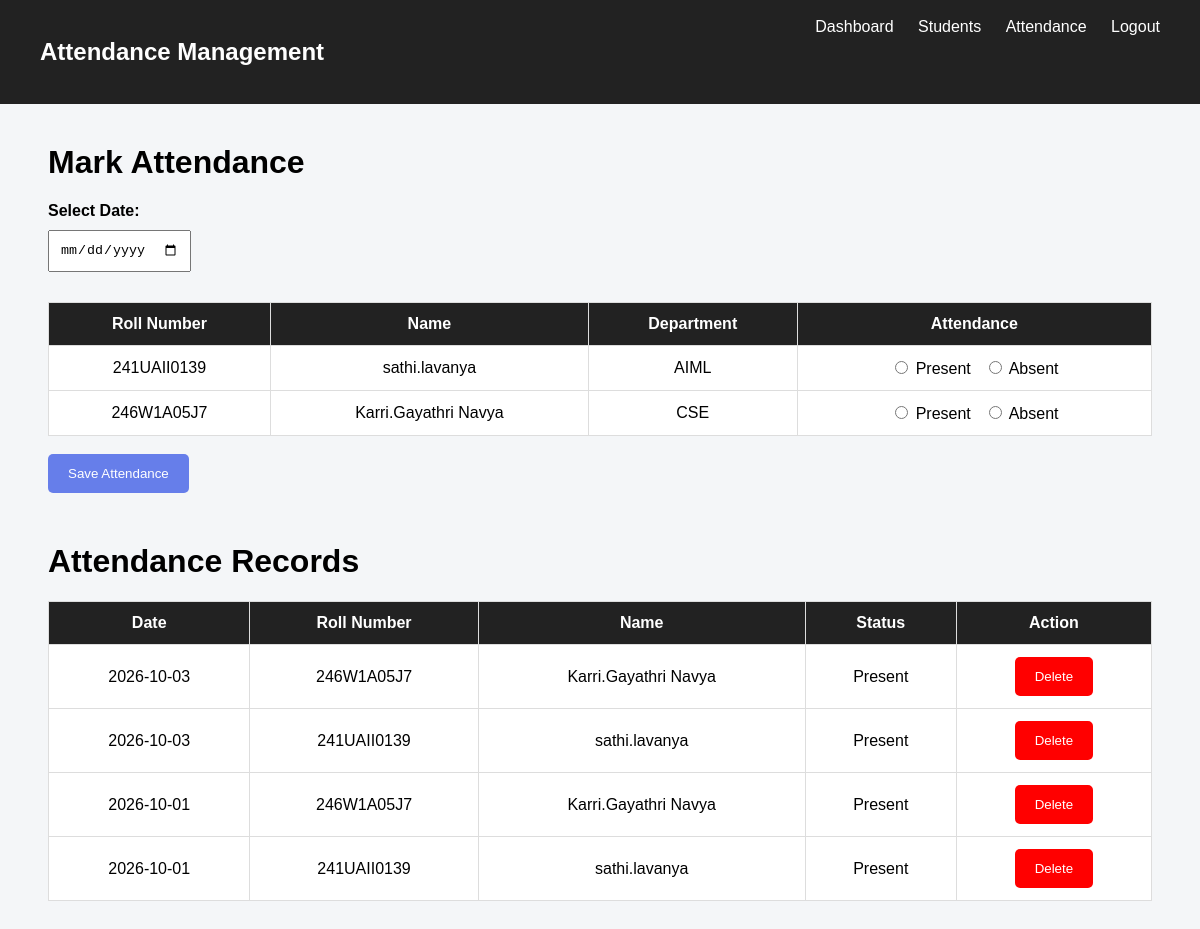
The app's page /attendance (signed in) with its own data.
### tables this page shows
CREATE TABLE students (
            id INTEGER PRIMARY KEY AUTOINCREMENT,
            user_id INTEGER UNIQUE NOT NULL,
            name TEXT NOT NULL,
            roll_number TEXT UNIQUE NOT NULL,
            department TEXT NOT NULL,
            FOREIGN KEY(user_id)
            REFERENCES users(id)
            ON DELETE CASCADE
        );

CREATE TABLE attendance (
            id INTEGER PRIMARY KEY AUTOINCREMENT,
            student_id INTEGER NOT NULL,
            date TEXT NOT NULL,
            status TEXT NOT NULL,
            UNIQUE(student_id, date),
            FOREIGN KEY(student_id)
            REFERENCES students(id)
            ON DELETE CASCADE
        );

### app.py (the view, shortened to what this page needs)
@app.route("/attendance", methods=["GET", "POST"])
def attendance():
    if session.get("role") != "admin":
        return redirect("/")
    conn = get_db()
    students = conn.execute("""
        SELECT *
        FROM students
        ORDER BY roll_number
    """).fetchall()
    records = conn.execute("""
        SELECT
            attendance.id,
            attendance.date,
            attendance.status,
            students.name,
            students.roll_number
        FROM attendance
        JOIN students
        ON attendance.student_id = students.id
        ORDER BY attendance.date DESC
    """).fetchall()
    conn.close()
    return render_template(
        "attendance.html",
        students=students,
        records=records
    )

### app.py (called while the page is built)
def get_db():
    conn = sqlite3.connect(DATABASE)
    conn.row_factory = sqlite3.Row
    conn.execute("PRAGMA foreign_keys = ON")
    return conn

### templates/attendance.html (shortened to what this page needs)
<!DOCTYPE html>
<html>
<head>
</head>
<body>
<nav>
    <h2>Attendance Management</h2>
    <div>
        <a href="/admin_dashboard">Dashboard</a>
        <a href="/students">Students</a>
        <a href="/attendance">Attendance</a>
        <a href="/logout">Logout</a>
    </div>
</nav>
<div class="container">
    <h1>Mark Attendance</h1>
    <form method="POST">
        <label>
            <b>Select Date:</b>
        </label>
        <br>
        <input
            type="date"
            name="date"
            required
        >
        <table>
            <tr>
                <th>Roll Number</th>
                <th>Name</th>
                <th>Department</th>
                <th>Attendance</th>
            </tr>
            {% for student in students %}
            <tr>
                <td>{{ student.roll_number }}</td>
                <td>{{ student.name }}</td>
                <td>{{ student.department }}</td>
                <td>
                    <label>
                        <input
                            type="radio"
                            name="status_{{ student.id }}"
                            value="Present"
                            required
                        >
                        Present
                    </label>
                    <label>
                        <input
                            type="radio"
                            name="status_{{ student.id }}"
                            value="Absent"
                        >
                        Absent
                    </label>
                </td>
            </tr>
            {% endfor %}
        </table>
        <br>
        <button type="submit">
            Save Attendance
        </button>
    </form>
    <h1 style="margin-top:50px;">
        Attendance Records
    </h1>
    <table>
        <tr>
            <th>Date</th>
            <th>Roll Number</th>
            <th>Name</th>
            <th>Status</th>
            <th>Action</th>
        </tr>
        {% for record in records %}
        <tr>
            <td>{{ record.date }}</td>
            <td>{{ record.roll_number }}</td>
            <td>{{ record.name }}</td>
            <td>{{ record.status }}</td>
            <td>
                <form
                    method="POST"
                    action="/delete_attendance/{{ record.id }}"
                    onsubmit="return confirm('Delete this attendance record?');"
                >
                    <button class="delete" type="submit">
                        Delete
                    </button>
                </form>
            </td>
        </tr>
        {% endfor %}
    </table>
</div>
</body>
</html>

### templates/attendance.html (style rules this page uses)
body { margin: 0; font-family: Arial; background: #f4f6f8; }
nav { background: #222; color: white; padding: 18px 40px; display: flex; justify-content: space-between; }
nav a { color: white; text-decoration: none; margin-left: 20px; }
.container { width: 92%; margin: 40px auto; }
input[type="date"] { padding: 10px; margin: 10px 0; }
table { width: 100%; border-collapse: collapse; background: white; margin-top: 20px; }
th, td { padding: 12px; border: 1px solid #ddd; text-align: center; }
th { background: #222; color: white; }
button { padding: 12px 20px; background: #667eea; color: white; border: none; border-radius: 5px; cursor: pointer; }
.delete { background: red; }

### records on screen
students: roll_number "241UAII0139", name "sathi.lavanya", department "AIML"
students: roll_number "246W1A05J7", name "Karri.Gayathri Navya", department "CSE"
attendance: date "2026-10-03", roll_number "246W1A05J7", name "Karri.Gayathri Navya", status "Present"
attendance: date "2026-10-03", roll_number "241UAII0139", name "sathi.lavanya", status "Present"
attendance: date "2026-10-01", roll_number "246W1A05J7", name "Karri.Gayathri Navya", status "Present"
attendance: date "2026-10-01", roll_number "241UAII0139", name "sathi.lavanya", status "Present"
